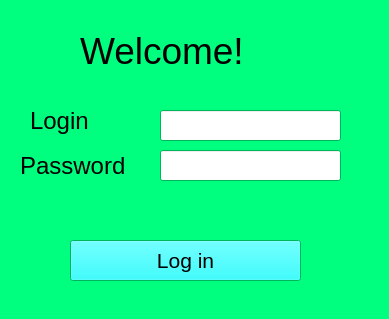
<?xml version="1.0" encoding="UTF-8"?>
<ui version="4.0">
 <class>MainWindow</class>
 <widget class="QMainWindow" name="MainWindow">
  <property name="geometry">
   <rect>
    <x>0</x>
    <y>0</y>
    <width>389</width>
    <height>319</height>
   </rect>
  </property>
  <property name="palette">
   <palette>
    <active>
     <colorrole role="Button">
      <brush brushstyle="SolidPattern">
       <color alpha="255">
        <red>0</red>
        <green>255</green>
        <blue>255</blue>
       </color>
      </brush>
     </colorrole>
     <colorrole role="Base">
      <brush brushstyle="SolidPattern">
       <color alpha="255">
        <red>255</red>
        <green>255</green>
        <blue>255</blue>
       </color>
      </brush>
     </colorrole>
     <colorrole role="Window">
      <brush brushstyle="SolidPattern">
       <color alpha="255">
        <red>0</red>
        <green>255</green>
        <blue>127</blue>
       </color>
      </brush>
     </colorrole>
    </active>
    <inactive>
     <colorrole role="Button">
      <brush brushstyle="SolidPattern">
       <color alpha="255">
        <red>0</red>
        <green>255</green>
        <blue>255</blue>
       </color>
      </brush>
     </colorrole>
     <colorrole role="Base">
      <brush brushstyle="SolidPattern">
       <color alpha="255">
        <red>255</red>
        <green>255</green>
        <blue>255</blue>
       </color>
      </brush>
     </colorrole>
     <colorrole role="Window">
      <brush brushstyle="SolidPattern">
       <color alpha="255">
        <red>0</red>
        <green>255</green>
        <blue>127</blue>
       </color>
      </brush>
     </colorrole>
    </inactive>
    <disabled>
     <colorrole role="Button">
      <brush brushstyle="SolidPattern">
       <color alpha="255">
        <red>0</red>
        <green>255</green>
        <blue>255</blue>
       </color>
      </brush>
     </colorrole>
     <colorrole role="Base">
      <brush brushstyle="SolidPattern">
       <color alpha="255">
        <red>0</red>
        <green>255</green>
        <blue>127</blue>
       </color>
      </brush>
     </colorrole>
     <colorrole role="Window">
      <brush brushstyle="SolidPattern">
       <color alpha="255">
        <red>0</red>
        <green>255</green>
        <blue>127</blue>
       </color>
      </brush>
     </colorrole>
    </disabled>
   </palette>
  </property>
  <property name="font">
   <font>
    <family>Helvetica Neue</family>
   </font>
  </property>
  <property name="contextMenuPolicy">
   <enum>Qt::NoContextMenu</enum>
  </property>
  <property name="windowTitle">
   <string>MainWindow</string>
  </property>
  <widget class="QWidget" name="centralwidget">
   <widget class="QLabel" name="label">
    <property name="geometry">
     <rect>
      <x>80</x>
      <y>20</y>
      <width>251</width>
      <height>61</height>
     </rect>
    </property>
    <property name="font">
     <font>
      <family>MS Shell Dlg 2</family>
      <pointsize>28</pointsize>
     </font>
    </property>
    <property name="text">
     <string>Welcome!</string>
    </property>
   </widget>
   <widget class="QLabel" name="label_2">
    <property name="geometry">
     <rect>
      <x>30</x>
      <y>100</y>
      <width>81</width>
      <height>41</height>
     </rect>
    </property>
    <property name="font">
     <font>
      <family>Helvetica Neue</family>
      <pointsize>18</pointsize>
     </font>
    </property>
    <property name="text">
     <string>Login</string>
    </property>
   </widget>
   <widget class="QLabel" name="label_3">
    <property name="geometry">
     <rect>
      <x>20</x>
      <y>150</y>
      <width>131</width>
      <height>31</height>
     </rect>
    </property>
    <property name="font">
     <font>
      <family>Helvetica Neue</family>
      <pointsize>18</pointsize>
     </font>
    </property>
    <property name="text">
     <string>Password</string>
    </property>
   </widget>
   <widget class="QPushButton" name="pushButton">
    <property name="geometry">
     <rect>
      <x>70</x>
      <y>240</y>
      <width>231</width>
      <height>41</height>
     </rect>
    </property>
    <property name="font">
     <font>
      <family>MS Shell Dlg 2</family>
      <pointsize>16</pointsize>
     </font>
    </property>
    <property name="text">
     <string>Log in</string>
    </property>
   </widget>
   <widget class="QLineEdit" name="Login_lineEdit">
    <property name="geometry">
     <rect>
      <x>160</x>
      <y>110</y>
      <width>181</width>
      <height>31</height>
     </rect>
    </property>
    <property name="font">
     <font>
      <family>Helvetica Neue</family>
      <pointsize>18</pointsize>
     </font>
    </property>
   </widget>
   <widget class="QLineEdit" name="Password_lineEdit">
    <property name="geometry">
     <rect>
      <x>160</x>
      <y>150</y>
      <width>181</width>
      <height>31</height>
     </rect>
    </property>
    <property name="font">
     <font>
      <family>Helvetica Neue</family>
      <pointsize>18</pointsize>
     </font>
    </property>
   </widget>
   <widget class="QLabel" name="label_4">
    <property name="geometry">
     <rect>
      <x>40</x>
      <y>220</y>
      <width>211</width>
      <height>16</height>
     </rect>
    </property>
    <property name="font">
     <font>
      <family>Helvetica Neue</family>
      <pointsize>11</pointsize>
     </font>
    </property>
    <property name="text">
     <string/>
    </property>
   </widget>
   <widget class="QPushButton" name="pushButton_2">
    <property name="geometry">
     <rect>
      <x>70</x>
      <y>230</y>
      <width>112</width>
      <height>32</height>
     </rect>
    </property>
    <property name="font">
     <font>
      <family>Helvetica Neue</family>
      <pointsize>10</pointsize>
     </font>
    </property>
    <property name="text">
     <string/>
    </property>
    <property name="flat">
     <bool>true</bool>
    </property>
   </widget>
  </widget>
 </widget>
 <resources/>
 <connections/>
</ui>
